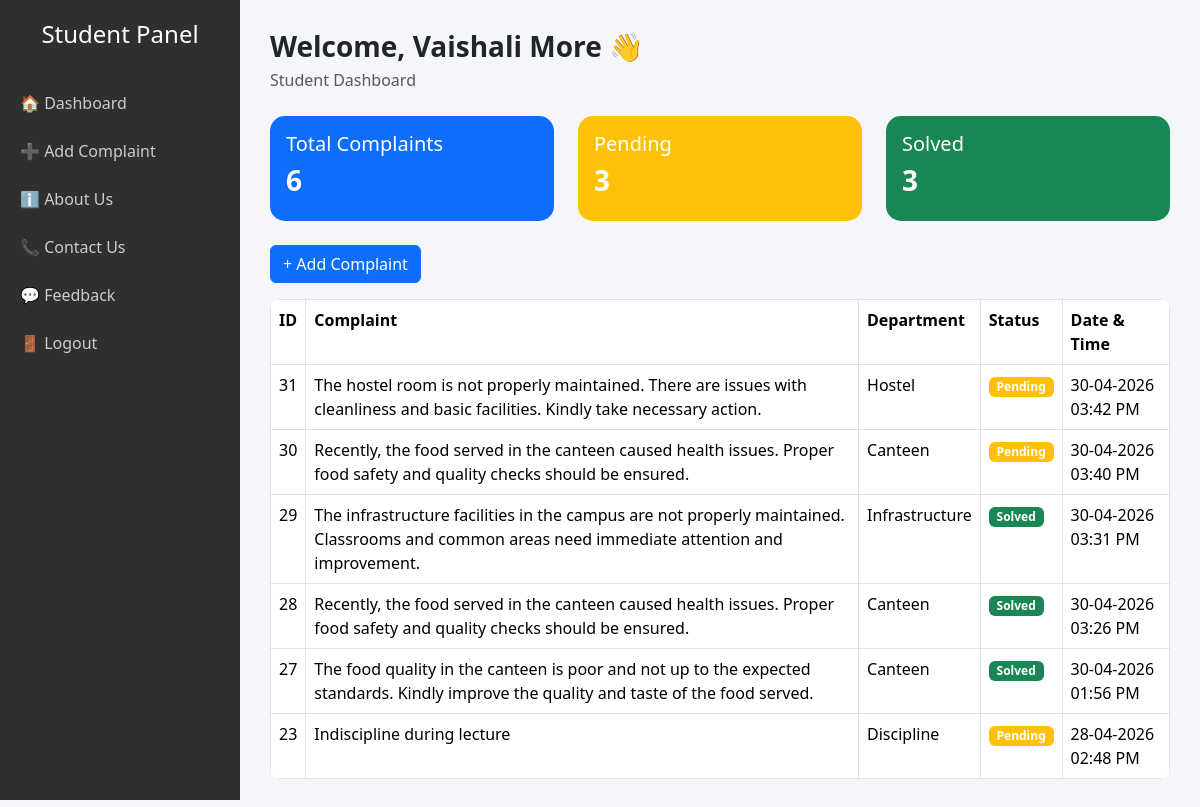
Page /dashboard.php (signed in) on the committed database.
### tables this page shows
CREATE TABLE `complaints` (
  `id` int(11) NOT NULL,
  `complaint` text DEFAULT NULL,
  `department` varchar(50) DEFAULT NULL,
  `status` varchar(50) DEFAULT 'Pending',
  `created_at` timestamp NOT NULL DEFAULT current_timestamp(),
  `user_id` int(11) DEFAULT NULL
);

### dashboard.php (the view, shortened to what this page needs)
<?php
include("db.php");
$user_id = $_SESSION['user_id'];
$total = $conn->query("
    SELECT * FROM complaints
    WHERE user_id = $user_id
")->num_rows;
$pending = $conn->query("
    SELECT * FROM complaints
    WHERE user_id = $user_id
    AND status='Pending'
")->num_rows;
$solved = $conn->query("
    SELECT * FROM complaints
    WHERE user_id = $user_id
    AND status='Solved'
")->num_rows;
$result = $conn->query("
    SELECT * FROM complaints
    WHERE user_id = $user_id
    ORDER BY id DESC
");
?>
<!DOCTYPE html>
<html lang="en">
<head>
    <link href="https://cdn.jsdelivr.net/npm/bootstrap@5.3.2/dist/css/bootstrap.min.css" rel="stylesheet">
</head>
<body>
<div class="sidebar">
    <h4>Student Panel</h4>
    <a href="dashboard.php">🏠 Dashboard</a>
    <a href="add-complaint.php">➕ Add Complaint</a>
    <a href="about.php">ℹ️ About Us</a>
    <a href="contact.php">📞 Contact Us</a>
    <a href="feedback.php">💬 Feedback</a>
    <a href="logout.php">🚪 Logout</a>
</div>
<div class="main">
    <div class="welcome-card d-flex justify-content-between align-items-center mb-4">
    <div>
        <h3 class="mb-1 fw-bold">
            Welcome, <?php echo $_SESSION['user_name']; ?> 👋
        </h3>
        <p class="mb-0 text-muted">
            Student Dashboard
        </p>
    </div>
</div>
    <div class="row mb-4">
        <div class="col-md-4">
            <div class="card p-3 bg-primary text-white">
                <h5>Total Complaints</h5>
                <h3><?php echo $total; ?></h3>
            </div>
        </div>
        <div class="col-md-4">
            <div class="card p-3 bg-warning text-white">
                <h5>Pending</h5>
                <h3><?php echo $pending; ?></h3>
            </div>
        </div>
        <div class="col-md-4">
            <div class="card p-3 bg-success text-white">
                <h5>Solved</h5>
                <h3><?php echo $solved; ?></h3>
            </div>
        </div>
    </div>
    <a href="add-complaint.php" class="btn btn-primary mb-3">+ Add Complaint</a>
    <table class="table table-bordered">
        <tr>
    <th>ID</th>
    <th>Complaint</th>
    <th>Department</th>
    <th>Status</th>
    <th>Date & Time</th>
</tr>
<?php while($row = $result->fetch_assoc()): ?>
<tr>
    <td><?php echo $row['id']; ?></td>
    <td><?php echo $row['complaint']; ?></td>
    <td><?php echo $row['department']; ?></td>
    <td>
        <?php if($row['status'] == 'Pending'): ?>
            <span class="badge bg-warning">Pending</span>
        <?php else: ?>
            <span class="badge bg-success">Solved</span>
        <?php endif; ?>
    </td>
    <td>
        <?php echo date('d-m-Y h:i A', strtotime($row['created_at'])); ?>
    </td>
</tr>
<?php endwhile; ?>
    </table>
</div>
</body>
</html>

### dashboard.php (style rules this page uses)
body { margin: 0; font-family: 'Segoe UI', sans-serif; background: #f4f6f9; }
.sidebar { width: 240px; height: 100vh; position: fixed; background: #2f2f2f; color: white; padding-top: 20px; }
.sidebar h4 { text-align: center; margin-bottom: 30px; }
.sidebar a { display: block; color: #ccc; padding: 12px 20px; text-decoration: none; transition: 0.3s; }
.main { margin-left: 240px; padding: 30px; }
.card { border-radius: 15px; border: none; }
.card h3 { font-weight: bold; }
table { background: white; border-radius: 10px; overflow: hidden; }

### rows in the picture
complaints: id "31", complaint "The hostel room is not properly maintained. There are issues with cleanliness and basic facilities. Kindly take necessary action.", department "Hostel", status "Pending", created_at "30-04-2026 03:42 PM"
complaints: id "30", complaint "Recently, the food served in the canteen caused health issues. Proper food safety and quality checks should be ensured.", department "Canteen", status "Pending", created_at "30-04-2026 03:40 PM"
complaints: id "29", complaint "The infrastructure facilities in the campus are not properly maintained. Classrooms and common areas need immediate attention and improvement.", department "Infrastructure", status "Solved", created_at "30-04-2026 03:31 PM"
complaints: id "28", complaint "Recently, the food served in the canteen caused health issues. Proper food safety and quality checks should be ensured.", department "Canteen", status "Solved", created_at "30-04-2026 03:26 PM"
complaints: id "27", complaint "The food quality in the canteen is poor and not up to the expected standards. Kindly improve the quality and taste of the food served.", department "Canteen", status "Solved", created_at "30-04-2026 01:56 PM"
complaints: id "23", complaint "Indiscipline during lecture", department "Discipline", status "Pending", created_at "28-04-2026 02:48 PM"

### other values in the picture
$_SESSION['user_name'] "Vaishali More"
$total "6"
$pending "3"
$solved "3"
